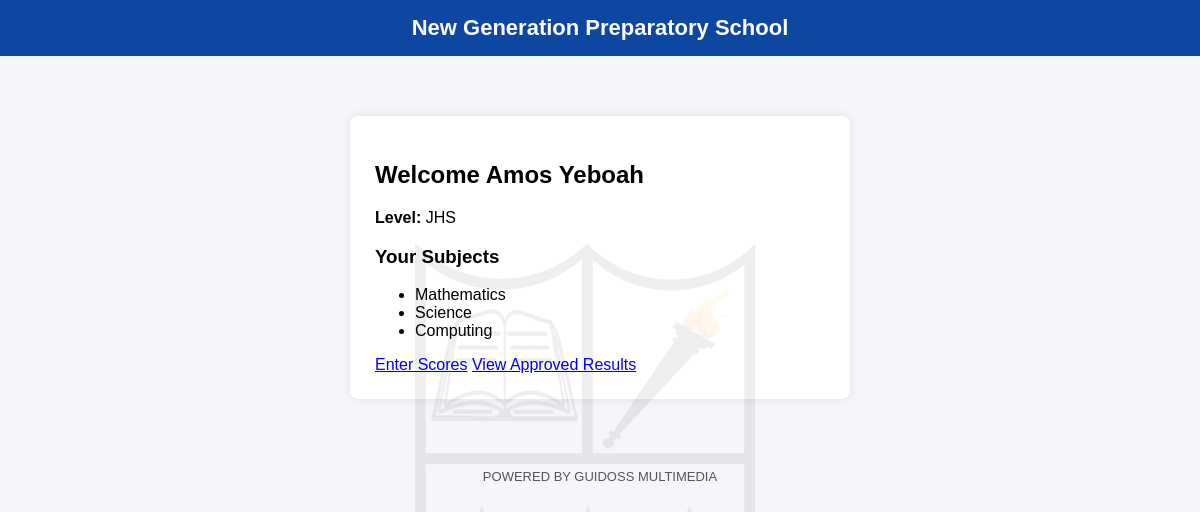
The app's page /teacher/dashboard/ (signed in) with its own data.
### core/models.py (models this page shows, shortened)
class Teacher(models.Model):
    LEVEL_CHOICES = [
        ('Primary', 'Primary'),
        ('JHS', 'JHS'),
    ]
    user = models.OneToOneField(User, on_delete=models.CASCADE)
    full_name = models.CharField(max_length=200)
    level = models.CharField(max_length=10, choices=LEVEL_CHOICES)
    subjects = models.ManyToManyField(Subject)
    approved = models.BooleanField(default=False)
    class_teacher_of = models.ForeignKey(
    SchoolClass,
    on_delete=models.SET_NULL,
    null=True,
    blank=True
    )

class Subject(models.Model):
    LEVEL_CHOICES = [
        ('Primary', 'Primary'),
        ('JHS', 'JHS'),
    ]
    name = models.CharField(max_length=100)
    level = models.CharField(max_length=10, choices=LEVEL_CHOICES)

### core/views.py (the view)
# urls.py: path("teacher/dashboard/", views.teacher_dashboard, name="teacher_dashboard"),
@login_required
def teacher_dashboard(request):
    teacher = Teacher.objects.get(user=request.user)
    subjects = teacher.subjects.all()
    context = {
        "teacher": teacher,
        "subjects": subjects
    }
    return render(request, "core/teacher_dashboard.html", context)

### core/templates/core/teacher_dashboard.html
{% extends "base.html" %}
{% block content %}
<div class="container">
<h2>Welcome {{ teacher.full_name }}</h2>
<p><b>Level:</b> {{ teacher.level }}</p>
<h3>Your Subjects</h3>
<ul>
{% for subject in subjects %}
<li>{{ subject.name }}</li>
{% endfor %}
</ul>
<a href="{% url 'enter_scores' %}">Enter Scores</a>
<a href="{% url 'approved_results' %}">View Approved Results</a>
</div>
{% endblock %}

### records on screen
Teacher: full_name "Amos Yeboah", level "JHS"
Subject: name "Mathematics"
Subject: name "Science"
Subject: name "Computing"
